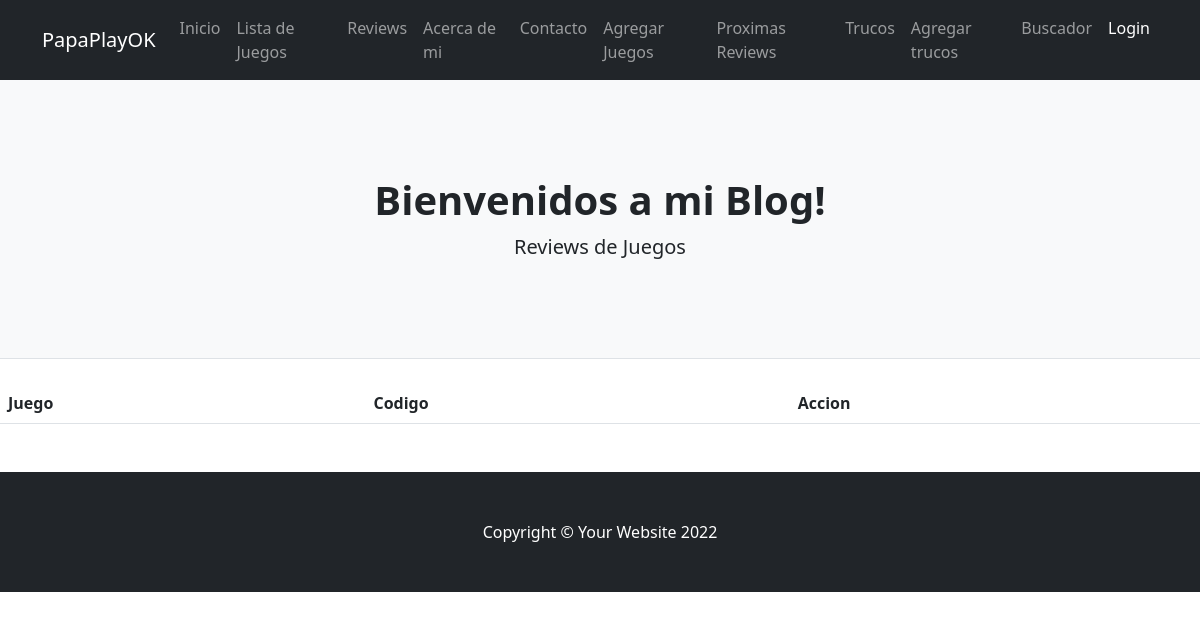
Before: /appjuegos/trucos with the older database file.
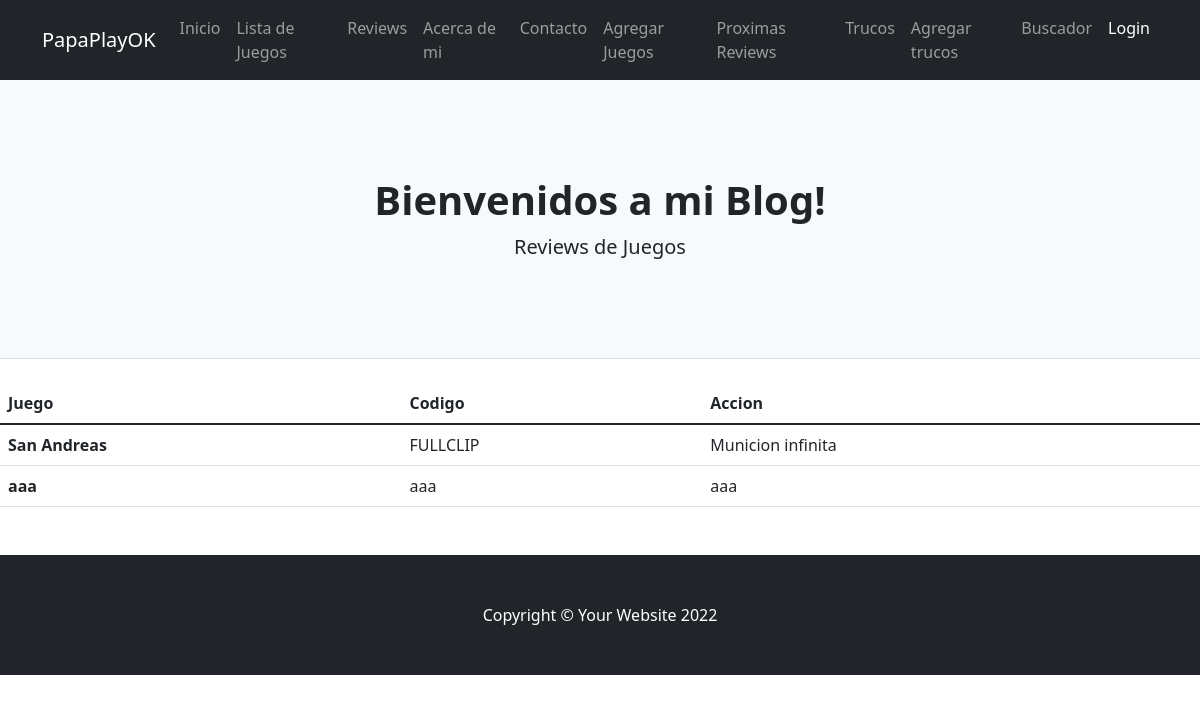
After: the same page with the newer database file.
### AppJuegos/models.py (models this page shows)
class Trucos(models.Model):
    juego=models.CharField(max_length=40)
    codigo=models.CharField(max_length=40)
    accion=models.CharField(max_length=40)

### AppJuegos/views.py (the view)
# urls.py: path("trucos",views.trucos,name="trucos"),
def trucos(request):
    listatrucos= Trucos.objects.all()
    dicc={"listatrucos":listatrucos}
    plantilla = loader.get_template("trucos.html")
    documento=plantilla.render(dicc)
    return HttpResponse(documento)

### AppJuegos/template/trucos.html
{% extends "padre.html" %}
{%load static%}
{% block contenido %}
 <main>
    <table class="table">
        <thead>
          <tr>
            <th scope="col">Juego</th>
            <th scope="col">Codigo</th>
            <th scope="col">Accion</th>
          </tr>
        </thead>
        <tbody>
          {% for n in listatrucos %}
          <tr>
            <th scope="row">{{n.juego}}</th>
            <td>{{n.codigo}}</td>
            <td>{{n.accion}}</td>
          </tr>
          {%endfor%}
        </tbody>
      </table>
 </main>
 {%endblock%}

Changed rows visible on the page:
added Trucos: juego "San Andreas", codigo "FULLCLIP", accion "Municion infinita"
added Trucos: juego "aaa", codigo "aaa", accion "aaa"
